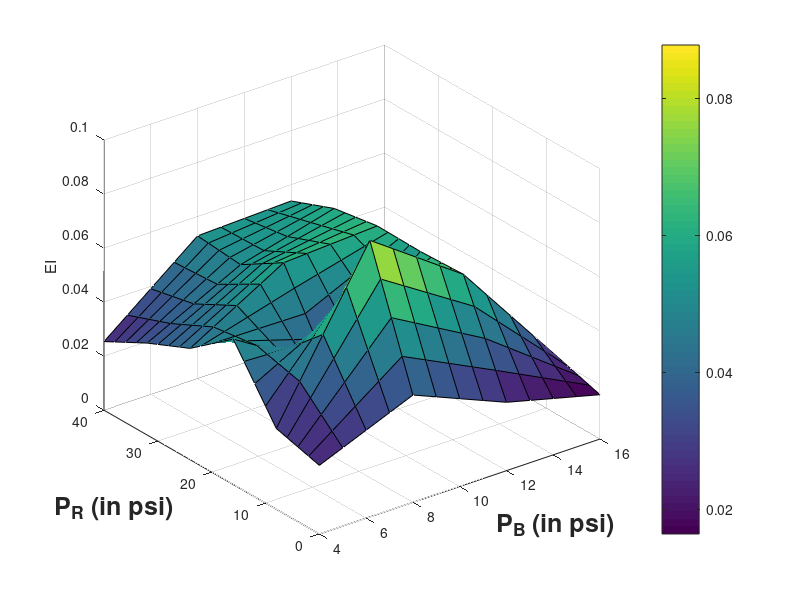

Reproduce this figure in MATLAB. (Note: this script raises an error after producing the figure.)
% ploting the mesh values for the parameters
close all
clf
P_b = 4:4:16;
P_r = 0:8:40;
[P_B,P_R] = meshgrid(P_b,P_r);

option = 2; % 1 for fit data 2 for interpolated mesh

% % Plots with first obj function and constraints on last 5 points and
% orientation

% EI
figure (1)
EI = [.0254 .0397 .0253 .0164; 
    .0299 .0878 .0635 .0214;
    .0538 .0327 .0628 0.0218;
    .0412 .0612 .0631 .0217;
    .0340 .0513 .0604 .0222;
    .0254 .0528 .0540 .0214];

if option == 1
surf(P_B,P_R,EI)
xlabel ' Bending pressure (in psi)'
ylabel ' Rotating pressure (in psi)'
zlabel 'P3 EI'

else
P_b_q = 4:1:16;
P_r_q = 0:2:40;
[P_B_q,P_R_q] = meshgrid(P_b_q,P_r_q);

EIq = interp2(P_B,P_R,EI,P_B_q,P_R_q);

surf(P_B_q,P_R_q,EIq)
xlabel ('P_B (in psi)','fontweight','bold','fontsize',18,'Interpreter','tex')
ylabel (' P_R (in psi)','fontweight','bold','fontsize',18)
zlabel 'EI'
h = colorbar;
h.Location = 'northoutside';
title(h,'P3 EI','fontweight','bold','fontsize',18)
axis tight
view(0,90)
colormap(linspecer); % linspecer colormap
set(gca,'linewidth',2,'FontSize',18)
set(gcf, 'Position', [10, 10, 400, 400])
xticks(4:4:16)
yticks(0:8:40)
end

% GJ
figure(2)
GJ = [.0122 .0122 .0122 .0122 .0122 0.0122; .0122 .0178 .0123 .0219 .0123 .0123; .0136 .0239 .0239 .0180 .0245 .0158;
    .0122 .0124 .0123 .0123 .0173 .0314]';
if option ==1

surf(P_B,P_R,GJ)
xlabel ' Bending pressure (in psi)'
ylabel ' Rotating pressure (in psi)'
zlabel 'P3 GJ'

else
GJq = interp2(P_B,P_R,GJ,P_B_q,P_R_q);

surf(P_B_q,P_R_q,GJq)
xlabel ('P_B (in psi)','fontweight','bold','fontsize',18,'Interpreter','tex')
ylabel (' P_R (in psi)','fontweight','bold','fontsize',18)
zlabel 'GJ'
h = colorbar;
h.Location = 'northoutside';
title(h,'P3 GJ','fontweight','bold','fontsize',18)
axis tight
view(0,90)
colormap(linspecer); % linspecer colormap
set(gca,'linewidth',2,'FontSize',18)
set(gcf, 'Position', [10, 10, 400, 400])
xticks(4:4:16)
yticks(0:8:40)
end


% Curvature

figure(3)
kappa = [ 1.7 1.7 1.2727 1.3 1.3 1.4; 2.5 2.1026 2.4861 2.2068 2.200 2.1916; 4.5 3.3147 3.3147 3.3147 3.3147 3.3147;
    6.8 6.4547 6.4547 6.4547 6.4547 6.4547]';

if option ==1
surf(P_B,P_R,kappa)
xlabel ' Bending pressure (in psi)'
ylabel ' Rotating pressure (in psi)'
zlabel 'P3 Curvature'

else
kappaq = interp2(P_B,P_R,kappa,P_B_q,P_R_q);

surf(P_B_q,P_R_q,kappaq)
xlabel ('P_B (in psi)','fontweight','bold','fontsize',18,'Interpreter','tex')
ylabel (' P_R (in psi)','fontweight','bold','fontsize',18)

h = colorbar;
h.Location = 'northoutside';
title(h,' P3 \kappa','fontweight','bold','fontsize',20,'Interpreter','tex')
axis tight
view(0,90)
colormap(linspecer); % linspecer colormap
set(gca,'linewidth',2,'FontSize',18)
set(gcf, 'Position', [10, 10, 400, 400])

colormap(linspecer); % linspecer colormap
axis tight
xticks(4:4:16)
yticks(0:8:40)
end
% torsion

figure(4)
tau = [0 .2895 1.0709 2.0852 3.0924 4.2198; 0 .4358 .9424 1.6294 2.4428 3.5937; 0 .3381 .661 1.2199 2.0630 3.1591;
    0 .1552 .3960 .9327 1.8147 3.0]';

if option == 1
surf(P_B,P_R,tau)
xlabel ' Bending pressure (in psi)'
ylabel ' Rotating pressure (in psi)'
zlabel 'P3 Torsion'

else
tauq = interp2(P_B,P_R,tau,P_B_q,P_R_q);

surf(P_B_q,P_R_q,tauq)
xlabel ('P_B (in psi)','fontweight','bold','fontsize',18,'Interpreter','tex')
ylabel (' P_R (in psi)','fontweight','bold','fontsize',18)

h = colorbar;
h.Location = 'northoutside';
title(h,'P3 \tau','fontweight','bold','fontsize',20,'Interpreter','tex')

axis tight
view(0,90)
colormap(linspecer); % linspecer colormap
set(gca,'linewidth',2,'FontSize',18)
set(gcf, 'Position', [10, 10, 400, 400])

colormap(linspecer); % linspecer colormap
axis tight
xticks(4:4:16)
yticks(0:8:40)

end


% %% plots for difference in workspace with and without load
% load PosEndMat_15gms
% load PosEndMat_0g
% load PosEndMat_0g_0sw
% sel = [1 3 5 6 8 10 11 12 15 16 18 20 21 23 25];
% plot3(PosEndMat_0g_0sw(sel,1),PosEndMat_0g_0sw(sel,2),PosEndMat_0g_0sw(sel,3),'ko','MarkerFaceColor','red');
% hold on
% axis equal
% plot3(PosEndMat_0g(sel,1),PosEndMat_0g(sel,2),PosEndMat_0g(sel,3),'ko','MarkerFaceColor','green');
% axis equal
% grid on
% plot3(PosEndMat_15g(sel,1),PosEndMat_15g(sel,2),PosEndMat_15g(sel,3),'ko','MarkerFaceColor','blue');
% % plot3(0,0,0,'ko','MarkerFaceColor','green')
% legend('No Forces','SW','SW + EL');
% axis equal
% set(gca,'linewidth',2,'FontSize',14)
% xlabel ('X(in m)','fontweight','bold')
% ylabel ('Y(in m)','fontweight','bold')
% zlabel ('Z(in m)','fontweight','bold')
% set(gcf, 'Position', [100, 100, 600, 600])